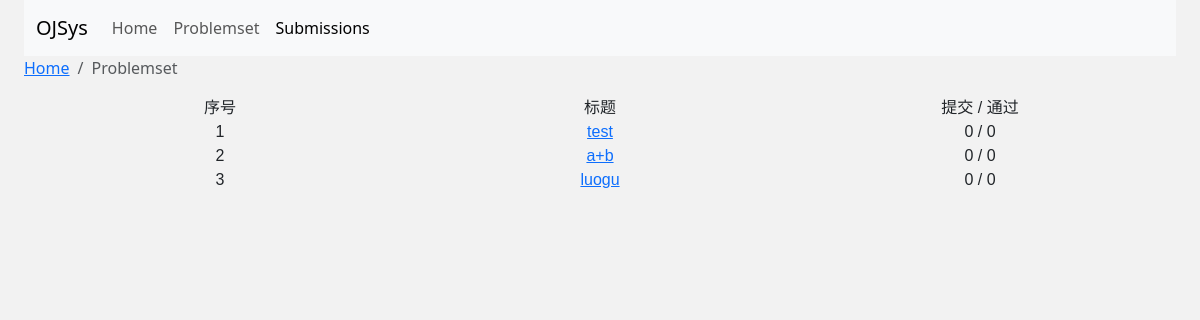
Page /ojsys/problemset/ on the committed database.
### ojsys/models.py (models this page shows, shortened)
class Question(models.Model):
    title = models.CharField(max_length=200)
    text = models.TextField()
    pub_date = models.DateTimeField("date published")
    timeLimit = models.IntegerField(default=1000)
    memoryLimit = models.IntegerField(default=128)
    submissionCnt = models.IntegerField(default=0)
    acceptedCnt = models.IntegerField(default=0)

### ojsys/views.py (the view)
# urls.py: path("", views.index, name="index"),
def index(request):
    latest_question_list = Question.objects.order_by("id")[:10]
    context = {"latest_question_list": latest_question_list}
    return render(request, "ojsys/index.html", context)

### ojsys/templates/ojsys/index.html (shortened to what this page needs)
<!DOCTYPE html>
<head>
    <link href="https://cdn.jsdelivr.net/npm/bootstrap@5.3.2/dist/css/bootstrap.min.css" rel="stylesheet"
>
</head>
<body>
    <nav class="navbar navbar-expand-lg navbar-light bg-light">
        <div class="container-fluid">
            <a class="navbar-brand" href="/">OJSys</a>
            <div class="collapse navbar-collapse" id="navbarNav">
                <ul class="navbar-nav">
                    <li class="nav-item">
                        <a class="nav-link" href="/">Home</a>
                    </li>
                    <li class="nav-item">
                        <a class="nav-link" href="/ojsys/problemset">Problemset</a>
                    </li>
                    <li class="nav-item">
                        <a class="nav-link active" aria-current="page" href="/ojsys/submissions">Submissions</a>
                    </li>
                </ul>
            </div>
        </div>
    </nav>
    <nav aria-label="breadcrumb">
        <ol class="breadcrumb">
            <li class="breadcrumb-item"><a href="/">Home</a></li>
            <li class="breadcrumb-item active" aria-current="page">Problemset</li>
        </ol>
    </nav>
    <div id="problemlist" class="container text-center">
        {% if latest_question_list %}
        <div class="row">
            <div class="col">
                序号
            </div>
            <div class="col">
                标题
            </div>
            <div class="col">
                提交 / 通过
            </div>
        </div>
        {% for question in latest_question_list %}
        <div class="row">
            <div class="col">
                {{ question.id }}
            </div>
            <div class="col">
                <a href="{% url 'ojsys:detail' question.id %}">{{ question.title }}</a>
            </div>
            <div class="col">
                {{ question.submissionCnt }} / {{ question.acceptedCnt }}
            </div>
        </div>
        {% endfor %}
        {% else %}
        <p>No problems are available.</p>
        {% endif %}
    </div>
</body>

### ojsys/templates/ojsys/index.html (style rules this page uses)
#problemlist { font-family: Arial, Helvetica, sans-serif; border-collapse: collapse; width: 100%; margin: 0 auto; text-align: center; }
body { background-color: #f2f2f2; margin: 0 auto; width: 96%; }

### rows in the picture
Question: id "1", title "test", submissionCnt "0", acceptedCnt "0"
Question: id "2", title "a+b", submissionCnt "0", acceptedCnt "0"
Question: id "3", title "luogu", submissionCnt "0", acceptedCnt "0"
